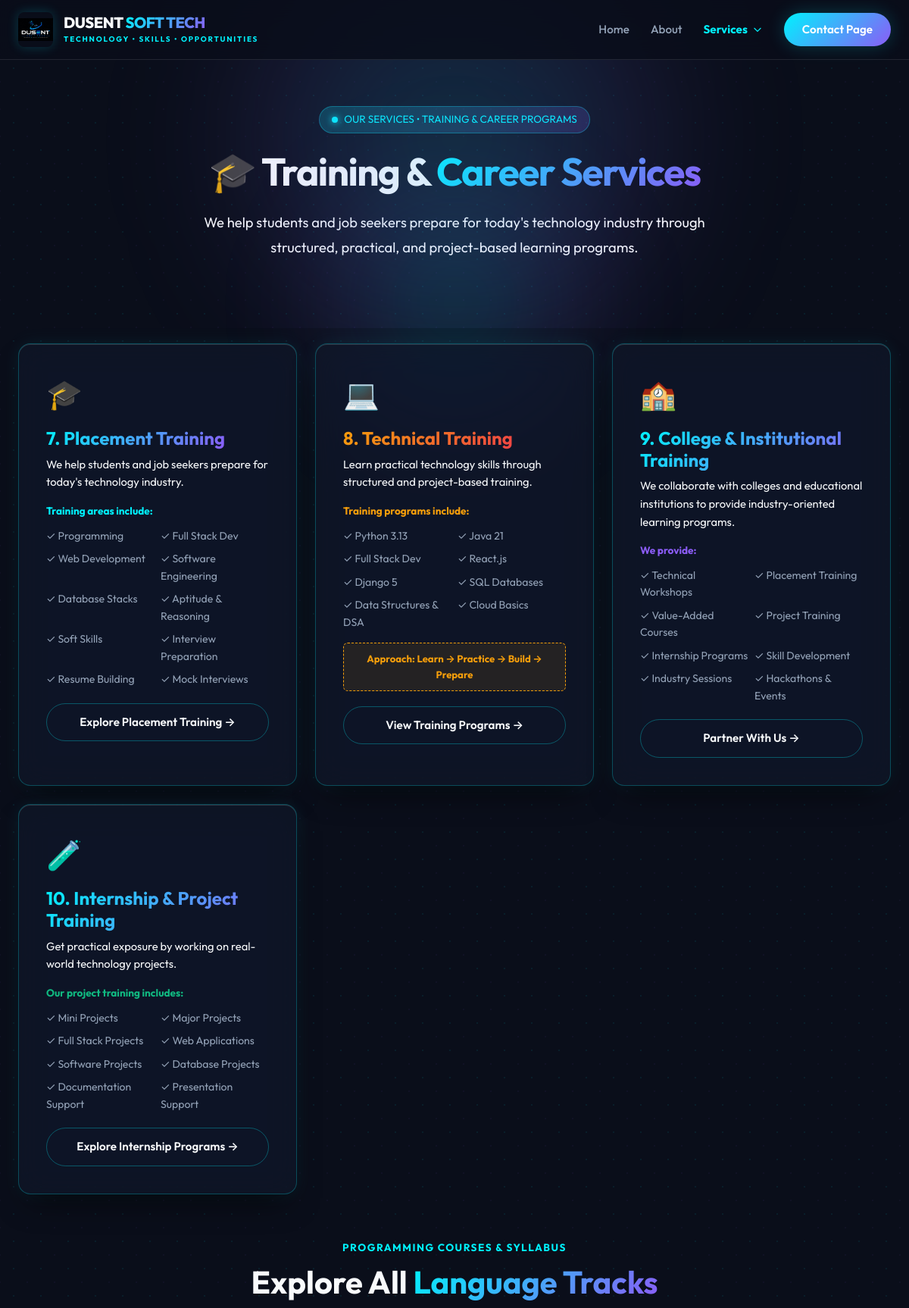
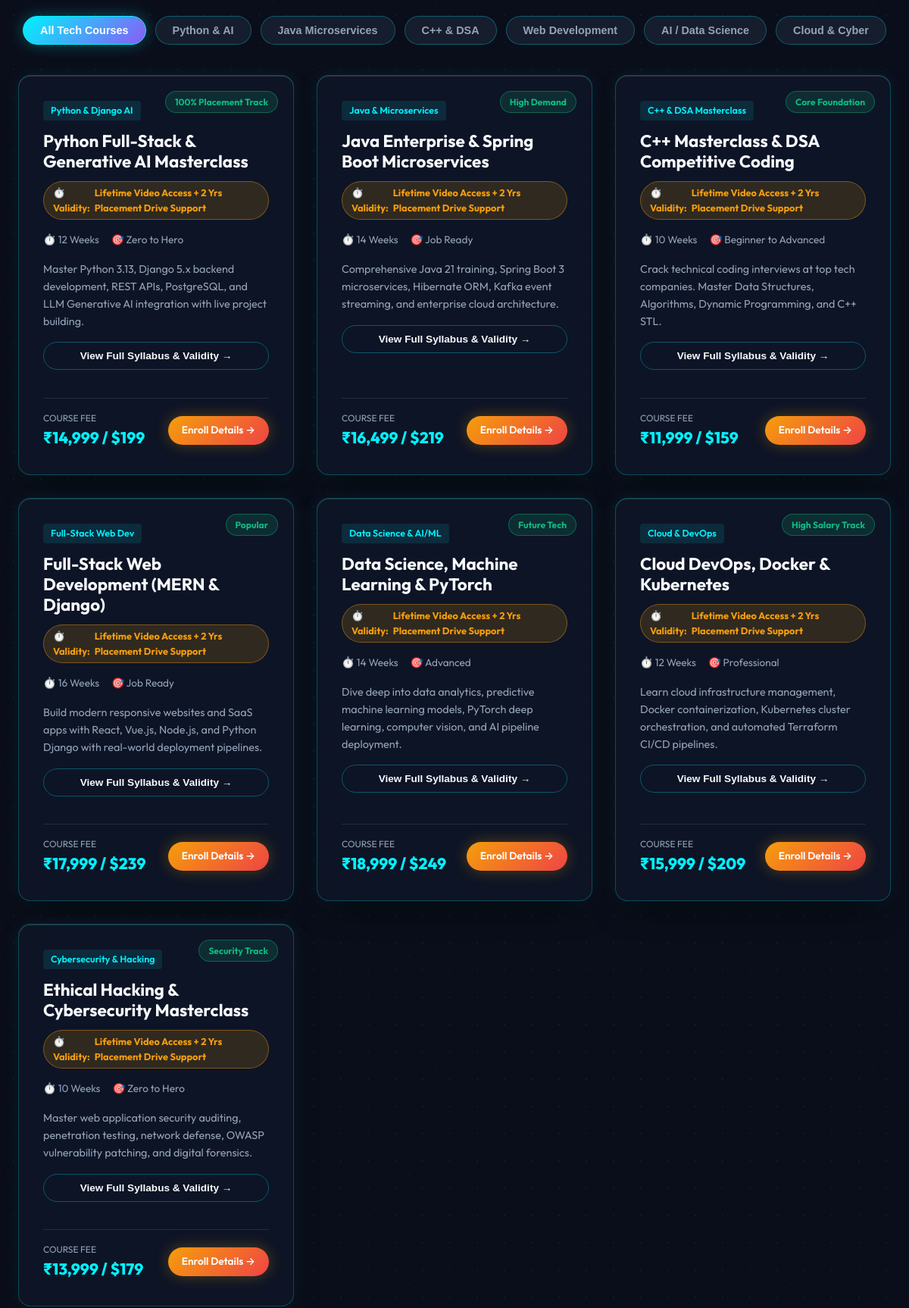
/services/courses/ (upper part), run on the app's committed database (2 pictures, top to bottom).
### website/models.py (models this page shows, shortened)
class Course(models.Model):
    CATEGORY_CHOICES = [
        ('python', 'Python & Django AI'),
        ('java', 'Java & Microservices'),
        ('cpp', 'C++ & DSA Masterclass'),
        ('web', 'Full-Stack Web Dev'),
        ('mobile', 'Mobile App Dev'),
        ('ai', 'Data Science & AI/ML'),
        ('cloud', 'Cloud & DevOps'),
        ('cyber', 'Cybersecurity & Hacking'),
    ]
    title = models.CharField(max_length=200)
    slug = models.SlugField(unique=True)
    language_category = models.CharField(max_length=50, choices=CATEGORY_CHOICES, default='python')
    badge_text = models.CharField(max_length=50, default="Job Guaranteed Track")
    duration = models.CharField(max_length=50, default="12 Weeks")
    skill_level = models.CharField(max_length=50, default="Zero to Hero")
    validity_period = models.CharField(max_length=150, default="Lifetime Video Access + 2 Yrs Placement Drive Support")
    certification_name = models.CharField(max_length=150, default="Certified Full-Stack Software Engineer")
    short_description = models.TextField()
    syllabus_list = models.TextField(help_text="Comma-separated syllabus modules")
    price = models.CharField(max_length=50, default="₹14,999 / $199")
    order = models.IntegerField(default=0)
    class Meta:
        ordering = ['order', 'title']
    def get_modules(self):
        if not self.syllabus_list:
            return []
        return [m.strip() for m in self.syllabus_list.split(',') if m.strip()]

### website/views.py (the view, shortened to what this page needs)
# urls.py: path('services/courses/', views.courses_view, name='courses'),
def courses_view(request):
    courses = safe_query(lambda: Course.objects.all())
    try:
        form = InquiryForm(initial={'inquiry_type': 'course_enrollment'})
    except Exception:
        form = None
    return render(request, 'website/courses.html', {
        'courses': courses,
        'form': form
    })

### website/views.py (called while the page is built)
def safe_query(fetch_fn, fallback=None):
    try:
        return list(fetch_fn())
    except Exception:
        return fallback if fallback is not None else []

### website/templates/website/courses.html (shortened to what this page needs)
{% extends 'website/base.html' %}
{% load static %}
{% block content %}
<section class="hero" style="padding: 140px 0 40px;">
  <div class="hero-glow"></div>
  <div class="container">
    <div class="section-header">
      <div class="badge-tag" style="margin-bottom: 20px;">
        <span class="pulse-dot"></span>
        <span>OUR SERVICES • TRAINING & CAREER PROGRAMS</span>
      </div>
      <h1 class="hero-title" style="font-size: 3.2rem;">
        🎓 Training & <span class="gradient-text">Career Services</span>
      </h1>
      <p style="font-size: 1.15rem; max-width: 900px; margin: 0 auto; line-height: 1.8; color: var(--text-main);">
        We help students and job seekers prepare for today's technology industry through structured, practical, and project-based learning programs.
      </p>
    </div>
  </div>
</section>
<section id="training-services" class="section" style="padding-top: 20px;">
  <div class="container">
    <div class="responsive-card-grid" style="margin-bottom: 60px;">
      <div class="glass-panel-3d" data-tilt style="padding: 36px;">
        <div style="font-size: 2.4rem; margin-bottom: 12px;">🎓</div>
        <h3 style="font-size: 1.5rem; margin-bottom: 8px;" class="gradient-text">7. Placement Training</h3>
        <p style="font-size: 0.92rem; color: var(--text-main); margin-bottom: 16px;">
          We help students and job seekers prepare for today's technology industry.
        </p>
        <div style="font-size: 0.85rem; color: var(--accent-cyan); font-weight: 700; margin-bottom: 10px;">Training areas include:</div>
        <ul style="list-style: none; display: grid; grid-template-columns: 1fr 1fr; gap: 8px; font-size: 0.88rem; color: var(--text-muted); margin-bottom: 20px;">
          <li>✓ Programming</li>
          <li>✓ Full Stack Dev</li>
          <li>✓ Web Development</li>
          <li>✓ Software Engineering</li>
          <li>✓ Database Stacks</li>
          <li>✓ Aptitude & Reasoning</li>
          <li>✓ Soft Skills</li>
          <li>✓ Interview Preparation</li>
          <li>✓ Resume Building</li>
          <li>✓ Mock Interviews</li>
        </ul>
        <a href="{% url 'website:training' %}" class="btn btn-outline btn-glow-3d" style="width: 100%;">Explore Placement Training →</a>
      </div>
      <div class="glass-panel-3d" data-tilt style="padding: 36px;">
        <div style="font-size: 2.4rem; margin-bottom: 12px;">💻</div>
        <h3 style="font-size: 1.5rem; margin-bottom: 8px;" class="gold-gradient-text">8. Technical Training</h3>
        <p style="font-size: 0.92rem; color: var(--text-main); margin-bottom: 16px;">
          Learn practical technology skills through structured and project-based training.
        </p>
        <div style="font-size: 0.85rem; color: var(--accent-amber); font-weight: 700; margin-bottom: 10px;">Training programs include:</div>
        <ul style="list-style: none; display: grid; grid-template-columns: 1fr 1fr; gap: 8px; font-size: 0.88rem; color: var(--text-muted); margin-bottom: 16px;">
          <li>✓ Python 3.13</li>
          <li>✓ Java 21</li>
          <li>✓ Full Stack Dev</li>
          <li>✓ React.js</li>
          <li>✓ Django 5</li>
          <li>✓ SQL Databases</li>
          <li>✓ Data Structures & DSA</li>
          <li>✓ Cloud Basics</li>
        </ul>
        <div style="padding: 10px; background: rgba(245, 158, 11, 0.1); border: 1px dashed var(--accent-amber); border-radius: 6px; font-size: 0.82rem; font-weight: 700; color: var(--accent-amber); text-align: center; margin-bottom: 20px;">
          Approach: Learn → Practice → Build → Prepare
        </div>
        <a href="#courses-grid" class="btn btn-outline btn-glow-3d" style="width: 100%;">View Training Programs →</a>
      </div>
      <div class="glass-panel-3d" data-tilt style="padding: 36px;">
        <div style="font-size: 2.4rem; margin-bottom: 12px;">🏫</div>
        <h3 style="font-size: 1.5rem; margin-bottom: 8px;" class="gradient-text">9. College & Institutional Training</h3>
        <p style="font-size: 0.92rem; color: var(--text-main); margin-bottom: 16px;">
          We collaborate with colleges and educational institutions to provide industry-oriented learning programs.
        </p>
        <div style="font-size: 0.85rem; color: var(--accent-violet); font-weight: 700; margin-bottom: 10px;">We provide:</div>
        <ul style="list-style: none; display: grid; grid-template-columns: 1fr 1fr; gap: 8px; font-size: 0.88rem; color: var(--text-muted); margin-bottom: 20px;">
          <li>✓ Technical Workshops</li>
          <li>✓ Placement Training</li>
          <li>✓ Value-Added Courses</li>
          <li>✓ Project Training</li>
          <li>✓ Internship Programs</li>
          <li>✓ Skill Development</li>
          <li>✓ Industry Sessions</li>
          <li>✓ Hackathons & Events</li>
        </ul>
        <a href="{% url 'website:contact' %}" class="btn btn-outline btn-glow-3d" style="width: 100%;">Partner With Us →</a>
      </div>
      <div class="glass-panel-3d" data-tilt style="padding: 36px;">
        <div style="font-size: 2.4rem; margin-bottom: 12px;">🧪</div>
        <h3 style="font-size: 1.5rem; margin-bottom: 8px;" class="gradient-text">10. Internship & Project Training</h3>
        <p style="font-size: 0.92rem; color: var(--text-main); margin-bottom: 16px;">
          Get practical exposure by working on real-world technology projects.
        </p>
        <div style="font-size: 0.85rem; color: var(--accent-emerald); font-weight: 700; margin-bottom: 10px;">Our project training includes:</div>
        <ul style="list-style: none; display: grid; grid-template-columns: 1fr 1fr; gap: 8px; font-size: 0.88rem; color: var(--text-muted); margin-bottom: 20px;">
          <li>✓ Mini Projects</li>
          <li>✓ Major Projects</li>
          <li>✓ Full Stack Projects</li>
          <li>✓ Web Applications</li>
          <li>✓ Software Projects</li>
          <li>✓ Database Projects</li>
          <li>✓ Documentation Support</li>
          <li>✓ Presentation Support</li>
        </ul>
        <a href="{% url 'website:training' %}" class="btn btn-outline btn-glow-3d" style="width: 100%;">Explore Internship Programs →</a>
      </div>
    </div>
    <div id="courses-grid" class="section-header" style="margin-bottom: 30px;">
      <div class="section-subtitle">PROGRAMMING COURSES & SYLLABUS</div>
      <h2 class="section-title">Explore All <span class="gradient-text">Language Tracks</span></h2>
    </div>
    <div class="course-filter">
      <button class="filter-btn course-filter-btn active" data-course-filter="all">All Tech Courses</button>
      <button class="filter-btn course-filter-btn" data-course-filter="python">Python & AI</button>
      <button class="filter-btn course-filter-btn" data-course-filter="java">Java Microservices</button>
      <button class="filter-btn course-filter-btn" data-course-filter="cpp">C++ & DSA</button>
      <button class="filter-btn course-filter-btn" data-course-filter="web">Web Development</button>
      <button class="filter-btn course-filter-btn" data-course-filter="ai">AI / Data Science</button>
      <button class="filter-btn course-filter-btn" data-course-filter="cloud">Cloud & Cyber</button>
    </div>
    <div class="courses-grid">
      {% for course in courses %}
      <div class="glass-panel-3d course-card" data-tilt
           data-course-category="{{ course.language_category }}"
           data-title="{{ course.title }}"
           data-category-display="{{ course.get_language_category_display }}"
           data-duration="{{ course.duration }}"
           data-level="{{ course.skill_level }}"
           data-validity="{{ course.validity_period }}"
           data-cert="{{ course.certification_name }}"
           data-price="{{ course.price }}"
           data-desc="{{ course.short_description }}"
           data-modules="[&quot;{% for m in course.get_modules %}{{ m }}{% if not forloop.last %}&quot;,&quot;{% endif %}{% endfor %}&quot;]">
        <div>
          <span class="course-badge">{{ course.badge_text }}</span>
          <span class="course-lang-tag">{{ course.get_language_category_display }}</span>
          <h3 class="course-title">{{ course.title }}</h3>
          <div class="validity-pill">
            <span>⏱️ Validity:</span> {{ course.validity_period }}
          </div>
          <div class="course-meta">
            <span>⏱️ {{ course.duration }}</span>
            <span>🎯 {{ course.skill_level }}</span>
          </div>
          <p style="font-size: 0.9rem; margin-bottom: 16px;">{{ course.short_description }}</p>
          <button class="btn btn-outline open-course-modal-btn" style="width: 100%; padding: 10px; margin-bottom: 16px; font-size: 0.85rem;">
            View Full Syllabus & Validity →
          </button>
        </div>
        <div class="course-price-row">
          <div>
            <div style="font-size: 0.75rem; color: var(--text-muted); text-transform: uppercase;">Course Fee</div>
            <div class="course-price">{{ course.price }}</div>
          </div>
          <a href="{% url 'website:contact' %}" class="btn btn-accent" style="padding: 8px 18px; font-size: 0.85rem;">Enroll Details →</a>
        </div>
      </div>
      {% endfor %}
    </div>
  </div>
</section>
{% endblock %}

### data on the page
Course: badge_text "100% Placement Track", language_category "Python & Django AI", title "Python Full-Stack & Generative AI Masterclass", validity_period "Lifetime Video Access + 2 Yrs Placement Drive Support", duration "12 Weeks", skill_level "Zero to Hero", short_description "Master Python 3.13, Django 5.x backend development, REST APIs, PostgreSQL, and LLM Generative AI integration with live project building.", price "₹14,999 / $199"
Course: badge_text "High Demand", language_category "Java & Microservices", title "Java Enterprise & Spring Boot Microservices", validity_period "Lifetime Video Access + 2 Yrs Placement Drive Support", duration "14 Weeks", skill_level "Job Ready", short_description "Comprehensive Java 21 training, Spring Boot 3 microservices, Hibernate ORM, Kafka event streaming, and enterprise cloud architecture.", price "₹16,499 / $219"
Course: badge_text "Core Foundation", language_category "C++ & DSA Masterclass", title "C++ Masterclass & DSA Competitive Coding", validity_period "Lifetime Video Access + 2 Yrs Placement Drive Support", duration "10 Weeks", skill_level "Beginner to Advanced", short_description "Crack technical coding interviews at top tech companies. Master Data Structures, Algorithms, Dynamic Programming, and C++ STL.", price "₹11,999 / $159"
Course: badge_text "Popular", language_category "Full-Stack Web Dev", title "Full-Stack Web Development (MERN & Django)", validity_period "Lifetime Video Access + 2 Yrs Placement Drive Support", duration "16 Weeks", skill_level "Job Ready", short_description "Build modern responsive websites and SaaS apps with React, Vue.js, Node.js, and Python Django with real-world deployment pipelines.", price "₹17,999 / $239"
Course: badge_text "Future Tech", language_category "Data Science & AI/ML", title "Data Science, Machine Learning & PyTorch", validity_period "Lifetime Video Access + 2 Yrs Placement Drive Support", duration "14 Weeks", skill_level "Advanced", short_description "Dive deep into data analytics, predictive machine learning models, PyTorch deep learning, computer vision, and AI pipeline deployment.", price "₹18,999 / $249"
Course: badge_text "High Salary Track", language_category "Cloud & DevOps", title "Cloud DevOps, Docker & Kubernetes", validity_period "Lifetime Video Access + 2 Yrs Placement Drive Support", duration "12 Weeks", skill_level "Professional", short_description "Learn cloud infrastructure management, Docker containerization, Kubernetes cluster orchestration, and automated Terraform CI/CD pipelines.", price "₹15,999 / $209"
Course: badge_text "Security Track", language_category "Cybersecurity & Hacking", title "Ethical Hacking & Cybersecurity Masterclass", validity_period "Lifetime Video Access + 2 Yrs Placement Drive Support", duration "10 Weeks", skill_level "Zero to Hero", short_description "Master web application security auditing, penetration testing, network defense, OWASP vulnerability patching, and digital forensics.", price "₹13,999 / $179"
